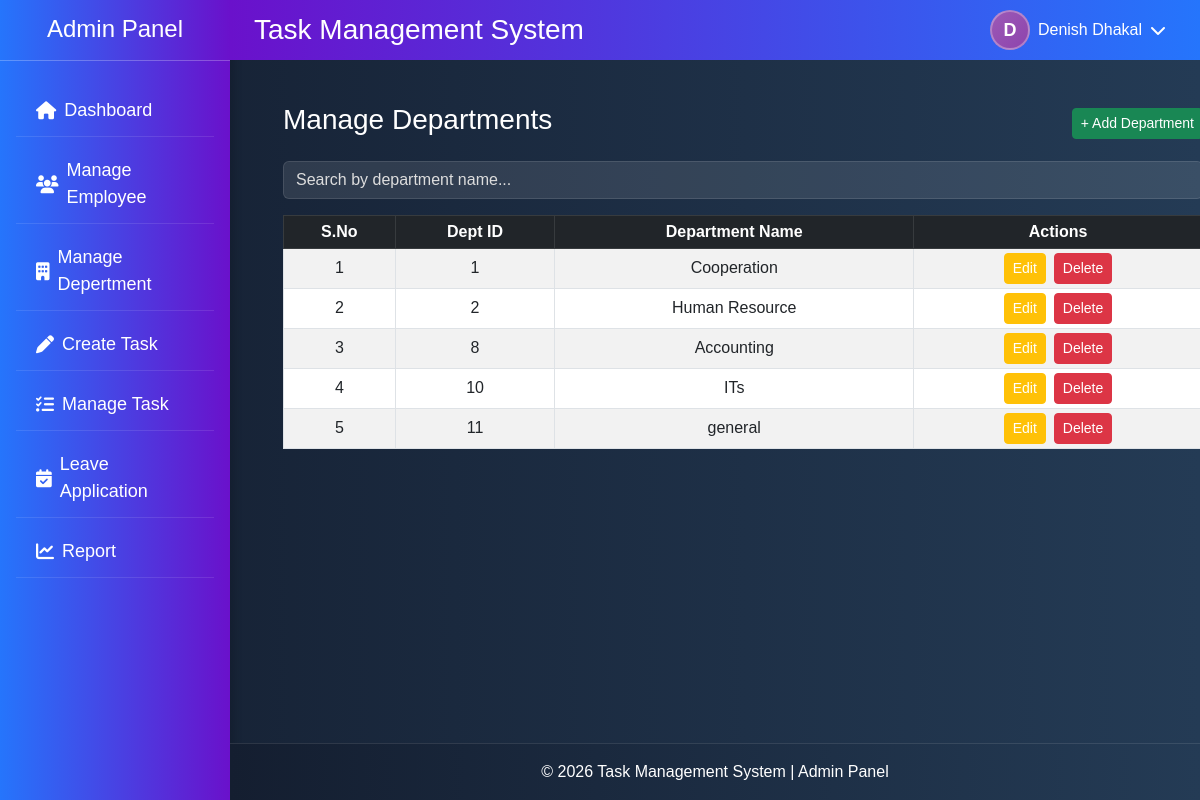
Page /admin/department/manage_department.php (signed in) on the committed database.
### tables this page shows
CREATE TABLE `department` (
  `department_id` int(11) NOT NULL,
  `department_name` varchar(100) DEFAULT NULL
);

### admin/department/manage_department.php (the view, shortened to what this page needs)
<div class="manage_department">
  <div class="d-flex justify-content-between align-items-center mb-3">
    <h3>Manage Departments</h3>
    <a href="add_department.php" class="btn btn-sm btn-success text-white">+ Add Department</a>
  </div>
  <div class="mb-3">
    <input type="text" id="searchInput" class="form-control" placeholder="Search by department name...">
  </div>
<table class="table table-sm table-bordered table-striped table-hover text-center align-middle" id="department_table">
    <thead class="table-dark">
      <tr>
        <th>S.No</th>
        <th>Dept ID</th>
        <th>Department Name</th>
        <th>Actions</th>
      </tr>
    </thead>
    <tbody>
      <?php
      $sno = 1;
      $query = "SELECT * FROM department ORDER BY department_id ASC";
      $query_run = mysqli_query($conn, $query);
      if ($query_run && mysqli_num_rows($query_run) > 0) {
          while ($row = mysqli_fetch_assoc($query_run)) {
      ?>
            <tr>
              <td><?php echo $sno++; ?></td>
              <td><?php echo $row['department_id']; ?></td>
              <td class="text-center"><?php echo $row['department_name']; ?></td>
              <td class="text-center">
                <div class="d-flex justify-content-center gap-2">
                  <a href="edit_department.php?id=<?php echo $row['department_id']; ?>"
                     class="btn btn-sm btn-warning text-white text-decoration-none">Edit</a>
                  <a href="delete_department.php?id=<?php echo $row['department_id']; ?>"
                     class="btn btn-sm btn-danger text-white text-decoration-none"
                     onclick="return confirm('Are you sure you want to delete this department?');">Delete</a>
                </div>
              </td>
            </tr>
      <?php
          }
      } else {
          echo '<tr><td colspan="4" class="text-center text-danger">No departments found.</td></tr>';
      }
      ?>
    </tbody>
</table>
</div>

### assets/css/style.css (style rules this page uses)
html, body { height: 100%; margin: 0; padding: 0; }
body { display: flex; flex-direction: column; min-height: 100vh; padding: 0; font-family: Arial, sans-serif; background: linear-gradient(to right, #141e30, #243b55); color: white; position: relative; }
.manage_employee, .manage_task, .leave_application, .manage_department, .content-wrapper { flex: 1 0 auto; min-height: 0; }
.form-control { background-color: rgba(255, 255, 255, 0.1); border: none; color: white; }
.form-control::placeholder { color: rgb(199, 195, 195); }
.form-control, .form-select { background-color: rgba(255, 255, 255, 0.1); color: white; border: 1px solid rgba(255, 255, 255, 0.2); }
.form-control::placeholder, .form-select option { color: #ddd; }
.manage_department { width: 80vw; margin-left: 263px; margin-top: 83px; padding: 20px; padding-bottom: 120px; }

### rows in the picture
department: department_id "1", department_name "Cooperation"
department: department_id "2", department_name "Human Resource"
department: department_id "8", department_name "Accounting"
department: department_id "10", department_name "ITs"
department: department_id "11", department_name "general"

### other values in the picture
$firstLetter "D"
$loggedInName "Denish Dhakal"
